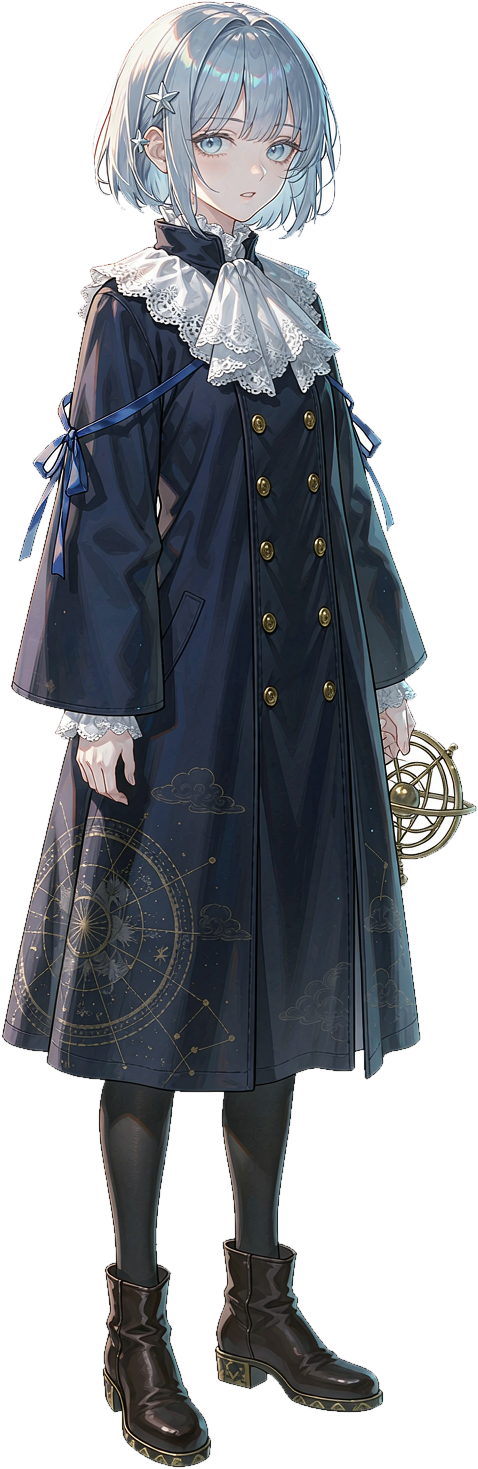
#> input picture cards/星汐.png, 478 x 1469 px, given in place of 星汐.png.png, which was not available
$ python dewater.py '../../cards/星汐.png'
#> lines starting #> are read from the running program, lines starting #| are printed output that depends on the picture; pictures that were not available may be replaced by others from this repository, and a replacement may not be noted
"""抹掉 AI 生图右下角的水印（浅灰字压在纯色背景上）。

做法：先按像素找出人物的最右边界，确保水印矩形不与人物重叠；
再逐行取「同高度、人物左侧」的背景 90 分位色，平铺进矩形，左/上边缘做羽化。
不改尺寸、不动人物。

用法: python tools/mock/dewater.py bailing xiachuan
"""
import sys
from pathlib import Path

import numpy as np
from PIL import Image

ASSETS = Path('tools/mock/assets')


def clean(name: str) -> str:
#> called with name = '../../cards/星汐.png'
    src = ASSETS / f'{name}.png'
    im = Image.open(src).convert('RGB')
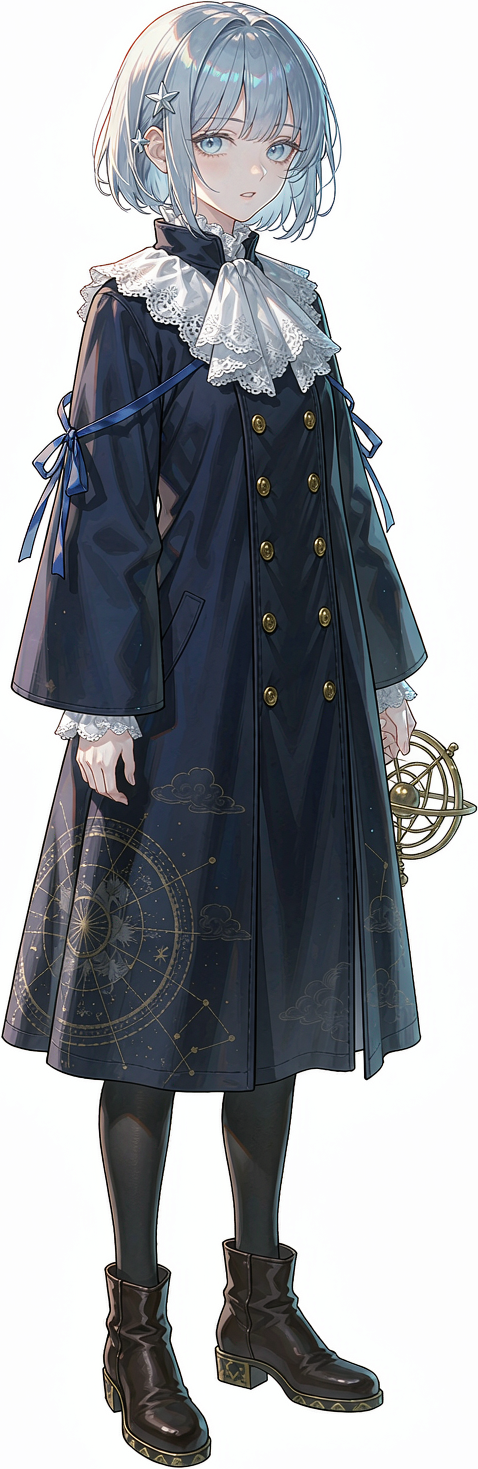
#> im: PIL image 478x1469 RGB; mean R, G, B 153.2, 156.2, 160.6
    a = np.asarray(im).astype(np.float32)
    h, w, _ = a.shape
#> h = 1469; w = 478
    gray = a.mean(axis=2)
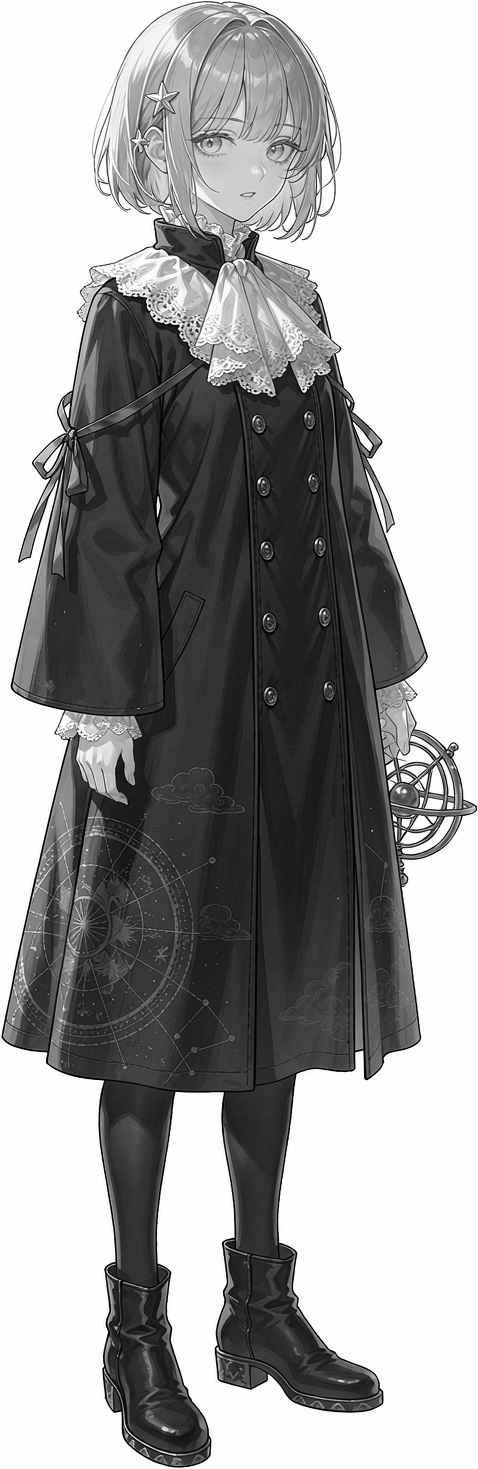
#> gray: shape (1469, 478) float32; min 0, max 255, mean 156.7
    bg = float(np.median(gray[0:40, 0:40]))
#> bg = 253.3

    # 人物最右边界（只看下半部分，图标/文字都在那儿）
    lower = gray[int(h * 0.80):h, : int(w * 0.98)]
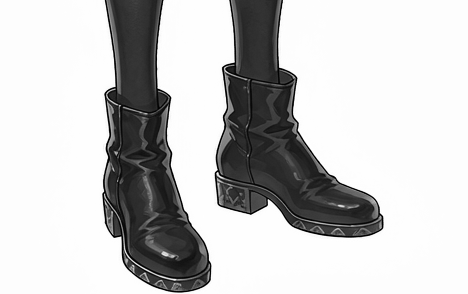
#> lower: shape (294, 468) float32; min 0, max 255, mean 198.4
    ys_l, xs_l = np.where(lower < bg - 18)
    right = int(xs_l.max()) if len(xs_l) else 0
#> right = 383
    x0 = min(max(right + 14, int(w * 0.70)), int(w * 0.94))
#> x0 = 397
    y0 = int(h * 0.86)
#> y0 = 1263

    # 矩形内不该有任何人物的暗像素，有就说明顶点估错了
    probe = gray[y0:h, x0:w]
    hit = int((probe < bg - 18).sum())
#> hit = 0
    print(f'{name}: 人物右边界 {right}px, 清理区 x[{x0}-{w - 1}] y[{y0}-{h - 1}], 区内暗像素 {hit}')
#| ../../cards/星汐.png: 人物右边界 383px, 清理区 x[397-477] y[1263-1468], 区内暗像素 0

    # 逐行取干净背景色：左侧 200px 内的 90 分位（避开可能侵入的深色人物）
    band = a[:, max(x0 - 200, 0):max(x0 - 16, 1), :]
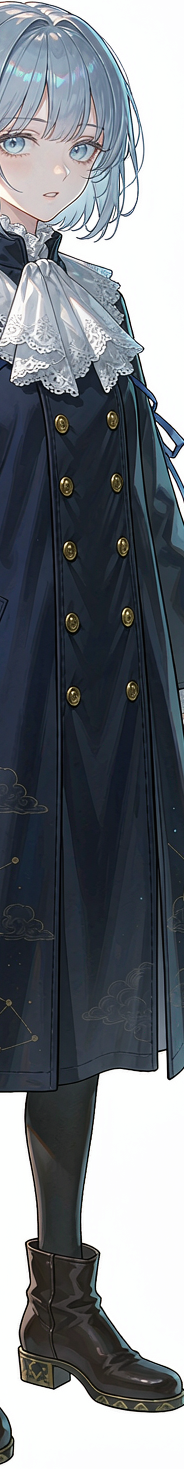
#> band: shape (1469, 184, 3) float32; mean R, G, B 116, 121.2, 127.1
    row_color = np.percentile(band, 90, axis=1)  # (h, 3)
#> row_color = 1469 rows, first 8: [255, 255, 255], [253, 255, 254], [253, 255, 254], [254, 255, 254], [253, 255, 254], [253, 255, 254], [253, 255, 254], [253, 255, 254]

    out = a.copy()
    out[y0:h, x0:w, :] = row_color[y0:h][:, None, :]
#> out: shape (1469, 478, 3) float32; mean R, G, B 153.6, 156.6, 161.2

    # 左侧与上方各羽化一段，避免出现硬边
    wx = np.clip((np.arange(x0, w) - x0 + 1) / 18.0, 0, 1)[None, :, None]
#> wx = 81 values from 0.0556 to 1
    wy = np.clip((np.arange(y0, h) - y0 + 1) / 10.0, 0, 1)[:, None, None]
#> wy = 206 values from 0.1 to 1
    k = wx * wy
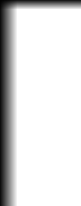
#> k: shape (206, 81, 1) float64; min 0.00556, max 1, mean 0.876
    out[y0:h, x0:w, :] = a[y0:h, x0:w, :] * (1 - k) + out[y0:h, x0:w, :] * k
#> out: shape (1469, 478, 3) float32; mean R, G, B 153.6, 156.6, 161.2

    Image.fromarray(np.clip(out, 0, 255).astype(np.uint8)).save(src)
    return f'{name}: 已清理 -> {src}'


if __name__ == '__main__':
    names = sys.argv[1:] or ['bailing', 'xiachuan']
    for n in names:
        print(clean(n))
